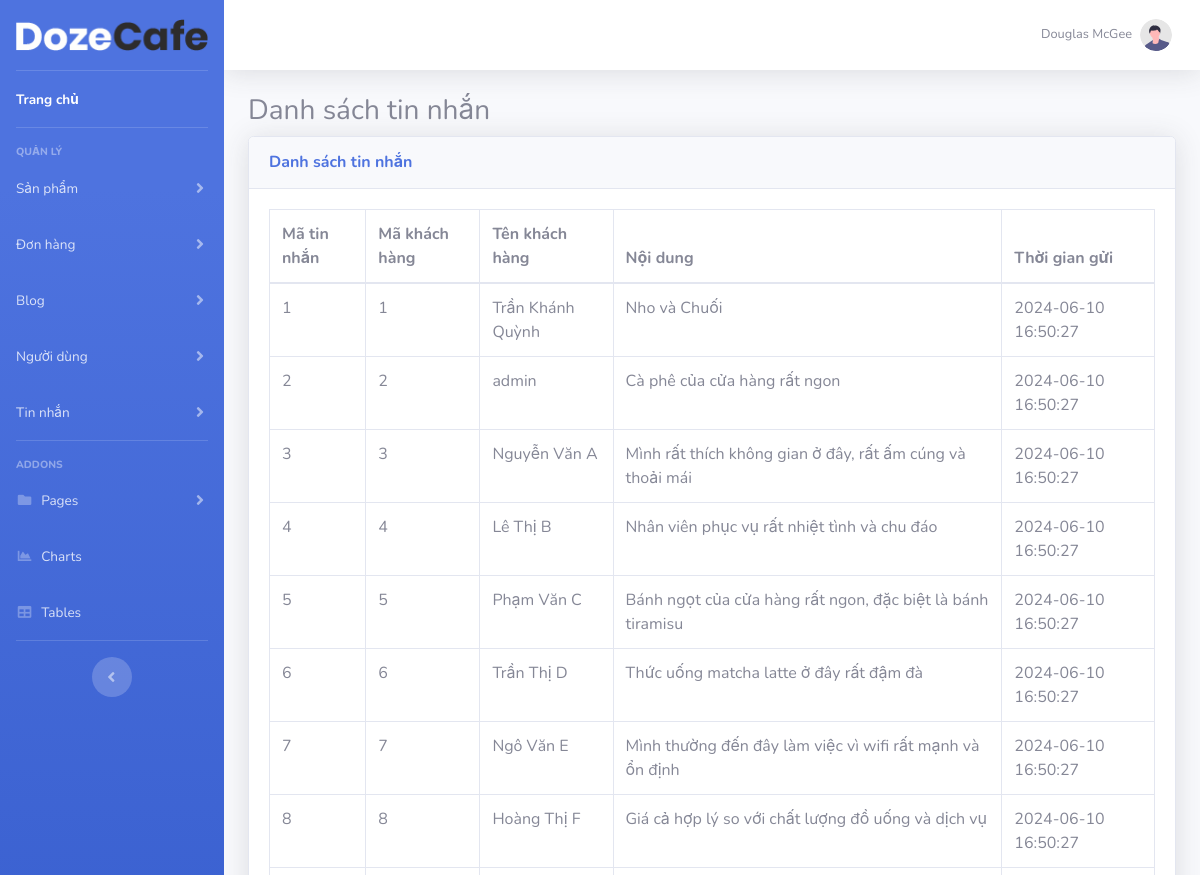
Before: /admin_page/lietketinnhan.php (upper part) with the older database file.
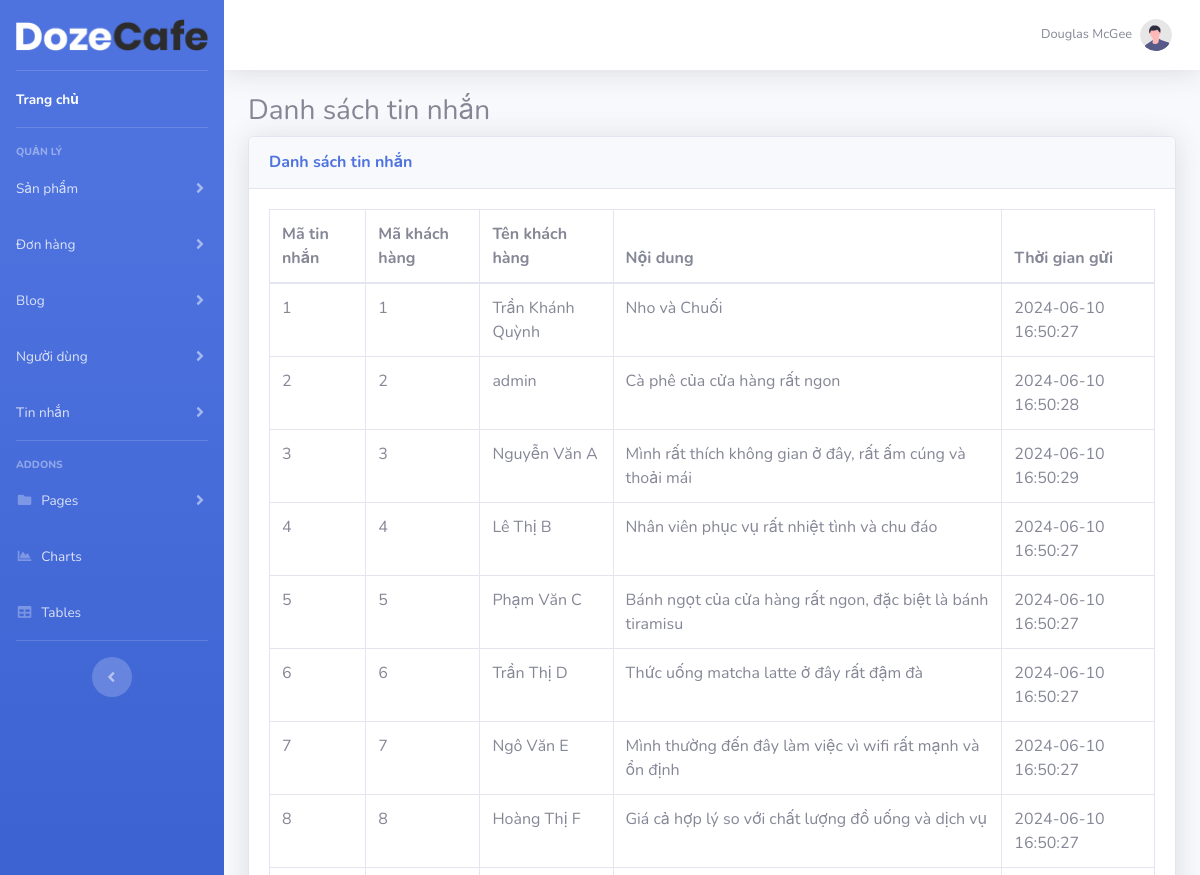
After: the same page with the newer database file.
### tables this page shows
CREATE TABLE `messages` (
  `id` int(11) NOT NULL,
  `users_id` int(11) DEFAULT NULL,
  `content` varchar(255) DEFAULT NULL,
  `sent_at` datetime DEFAULT NULL
);

CREATE TABLE `users` (
  `id` int(11) NOT NULL,
  `username` varchar(255) NOT NULL,
  `password` varchar(255) DEFAULT NULL,
  `fullname` varchar(255) DEFAULT NULL,
  `phone` varchar(255) DEFAULT NULL,
  `image` varchar(2048) DEFAULT NULL,
  `role` enum('user','admin') DEFAULT NULL
);

### admin_page/lietketinnhan.php (the view, shortened to what this page needs)
<?php include("includes/header.php"); ?>
<div>
    <h3>Danh sách tin nhắn</h3>
    <div class="card shadow mb-4">
        <div class="card-header py-3">
            <h6 class="m-0 font-weight-bold text-primary">Danh sách tin nhắn</h6>
        </div>
        <div class="card-body">
            <div class="table-responsive">
                <table class="table table-bordered" id="dataTable" width="100%" cellspacing="0">
                    <thead>
                        <tr>
                            <th>Mã tin nhắn</th>
                            <th>Mã khách hàng</th>
                            <th>Tên khách hàng</th>
                            <th>Nội dung</th>
                            <th>Thời gian gửi</th>
                        </tr>
                    <tbody>
                    <?php
                        require("db/conn.php");
                        $sql_str = "SELECT messages.id AS message_id, users.id AS user_id, users.fullname, messages.content, messages.sent_at
                                    FROM messages
                                    JOIN users ON users.id = messages.users_id
                                    ORDER BY messages.id";
                        $result = mysqli_query($conn, $sql_str);
                        while ($row = mysqli_fetch_assoc($result)) {
                    ?>
                    <tr>
                        <td><?= htmlspecialchars($row['message_id']) ?></td>
                        <td><?= htmlspecialchars($row['user_id']) ?></td>
                        <td><?= htmlspecialchars($row['fullname']) ?></td>
                        <td><?= htmlspecialchars($row['content']) ?></td>
                        <td><?= htmlspecialchars($row['sent_at']) ?></td>
                    </tr>
                    <?php
                        }
                    ?>
                    </tbody>
                </table>
            </div>
        </div>
    </div>
</div>
<?php include("includes/footer.php"); ?>

Changed rows visible on the page:
changed messages "Cà phê của cửa hàng rất ngon": sent_at "2024-06-10 16:50:27" → "2024-06-10 16:50:28"
changed messages "Mình rất thích không gian ở đây, rất ấm cúng và thoải mái": sent_at "2024-06-10 16:50:27" → "2024-06-10 16:50:29"
